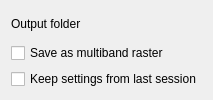
    <widget class="QFrame" name="frame_2">
     <property name="sizePolicy">
      <sizepolicy hsizetype="Expanding" vsizetype="Preferred">
       <horstretch>0</horstretch>
       <verstretch>0</verstretch>
      </sizepolicy>
     </property>
     <property name="frameShape">
      <enum>QFrame::NoFrame</enum>
     </property>
     <property name="frameShadow">
      <enum>QFrame::Plain</enum>
     </property>
     <layout class="QGridLayout" name="gridLayout_13">
      <item row="0" column="0">
       <layout class="QGridLayout" name="gridLayout_2">
        <item row="3" column="0">
         <widget class="QCheckBox" name="ch_multi">
          <property name="sizePolicy">
           <sizepolicy hsizetype="Preferred" vsizetype="Fixed">
            <horstretch>0</horstretch>
            <verstretch>0</verstretch>
           </sizepolicy>
          </property>
          <property name="toolTip">
           <string>&lt;html&gt;&lt;head/&gt;&lt;body&gt;&lt;p&gt;Chose if the data will be saved as a multiband raster file or if the data will be saved separately. Creation of the multiband layer depends on the format setting. Saving to multiband raster file is not supported for Idrisi rst raster format.&lt;/p&gt;&lt;/body&gt;&lt;/html&gt;</string>
          </property>
          <property name="text">
           <string>Save as multiband raster</string>
          </property>
         </widget>
        </item>
        <item row="1" column="0">
         <widget class="QLabel" name="label_30">
          <property name="sizePolicy">
           <sizepolicy hsizetype="Preferred" vsizetype="Preferred">
            <horstretch>0</horstretch>
            <verstretch>0</verstretch>
           </sizepolicy>
          </property>
          <property name="toolTip">
           <string>&lt;html&gt;&lt;head/&gt;&lt;body&gt;&lt;p&gt;Set path to output folder.&lt;/p&gt;&lt;/body&gt;&lt;/html&gt;</string>
          </property>
          <property name="text">
           <string>Output folder</string>
          </property>
         </widget>
        </item>
        <item row="3" column="1">
         <widget class="QgsFileWidget" name="out_multifile">
          <property name="enabled">
           <bool>false</bool>
          </property>
          <property name="sizePolicy">
           <sizepolicy hsizetype="Expanding" vsizetype="Preferred">
            <horstretch>0</horstretch>
            <verstretch>0</verstretch>
           </sizepolicy>
          </property>
          <property name="dialogTitle">
           <string>Save a file</string>
          </property>
          <property name="filter">
           <string>GeoTIFF (*.tif);;ENVI .hdr Labelled;;Erdas Imagine Images (*.img)</string>
          </property>
          <property name="storageMode">
           <enum>QgsFileWidget::SaveFile</enum>
          </property>
         </widget>
        </item>
        <item row="1" column="1">
         <widget class="QgsFileWidget" name="out_folder">
          <property name="sizePolicy">
           <sizepolicy hsizetype="Expanding" vsizetype="Preferred">
            <horstretch>0</horstretch>
            <verstretch>0</verstretch>
           </sizepolicy>
          </property>
          <property name="toolTip">
           <string>&lt;html&gt;&lt;head/&gt;&lt;body&gt;&lt;p&gt;Set path to output folder.&lt;/p&gt;&lt;/body&gt;&lt;/html&gt;</string>
          </property>
          <property name="storageMode">
           <enum>QgsFileWidget::GetDirectory</enum>
          </property>
          <property name="options">
           <set>QFileDialog::ShowDirsOnly</set>
          </property>
         </widget>
        </item>
       </layout>
      </item>
      <item row="1" column="0">
       <widget class="QCheckBox" name="ch_keep">
        <property name="sizePolicy">
         <sizepolicy hsizetype="Expanding" vsizetype="Fixed">
          <horstretch>0</horstretch>
          <verstretch>0</verstretch>
         </sizepolicy>
        </property>
        <property name="text">
         <string>Keep settings from last session</string>
        </property>
        <property name="checked">
         <bool>false</bool>
        </property>
       </widget>
      </item>
     </layout>
    </widget>
